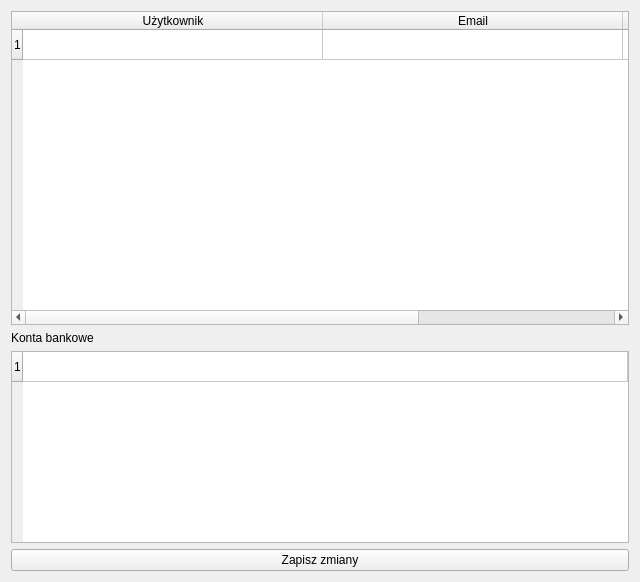
<?xml version="1.0" encoding="UTF-8"?>
<ui version="4.0">
 <class>userWindow</class>
 <widget class="QWidget" name="userWindow">
  <property name="geometry">
   <rect>
    <x>0</x>
    <y>0</y>
    <width>636</width>
    <height>582</height>
   </rect>
  </property>
  <property name="windowTitle">
   <string>Użytkownicy</string>
  </property>
  <layout class="QVBoxLayout" name="verticalLayout">
   <item>
    <widget class="QTableWidget" name="userTable">
     <property name="contextMenuPolicy">
      <enum>Qt::CustomContextMenu</enum>
     </property>
     <property name="acceptDrops">
      <bool>false</bool>
     </property>
     <property name="sizeAdjustPolicy">
      <enum>QAbstractScrollArea::AdjustToContents</enum>
     </property>
     <property name="alternatingRowColors">
      <bool>false</bool>
     </property>
     <property name="selectionMode">
      <enum>QAbstractItemView::SingleSelection</enum>
     </property>
     <property name="selectionBehavior">
      <enum>QAbstractItemView::SelectRows</enum>
     </property>
     <property name="rowCount">
      <number>1</number>
     </property>
     <property name="columnCount">
      <number>3</number>
     </property>
     <attribute name="horizontalHeaderDefaultSectionSize">
      <number>300</number>
     </attribute>
     <attribute name="horizontalHeaderStretchLastSection">
      <bool>true</bool>
     </attribute>
     <row/>
     <column>
      <property name="text">
       <string>Użytkownik</string>
      </property>
     </column>
     <column>
      <property name="text">
       <string>Email</string>
      </property>
     </column>
     <column>
      <property name="text">
       <string>key</string>
      </property>
     </column>
    </widget>
   </item>
   <item>
    <widget class="QLabel" name="label">
     <property name="text">
      <string>Konta bankowe</string>
     </property>
    </widget>
   </item>
   <item alignment="Qt::AlignBottom">
    <widget class="QTableWidget" name="accountTable">
     <property name="sizePolicy">
      <sizepolicy hsizetype="Expanding" vsizetype="Minimum">
       <horstretch>0</horstretch>
       <verstretch>0</verstretch>
      </sizepolicy>
     </property>
     <property name="minimumSize">
      <size>
       <width>618</width>
       <height>192</height>
      </size>
     </property>
     <property name="contextMenuPolicy">
      <enum>Qt::CustomContextMenu</enum>
     </property>
     <property name="rowCount">
      <number>1</number>
     </property>
     <attribute name="horizontalHeaderVisible">
      <bool>false</bool>
     </attribute>
     <attribute name="horizontalHeaderDefaultSectionSize">
      <number>600</number>
     </attribute>
     <attribute name="horizontalHeaderStretchLastSection">
      <bool>true</bool>
     </attribute>
     <row/>
     <column>
      <property name="text">
       <string>Numer konta</string>
      </property>
     </column>
    </widget>
   </item>
   <item>
    <layout class="QHBoxLayout" name="horizontalLayout">
     <item>
      <widget class="QPushButton" name="saveButton">
       <property name="text">
        <string>Zapisz zmiany</string>
       </property>
      </widget>
     </item>
    </layout>
   </item>
  </layout>
 </widget>
 <resources/>
 <connections/>
</ui>
